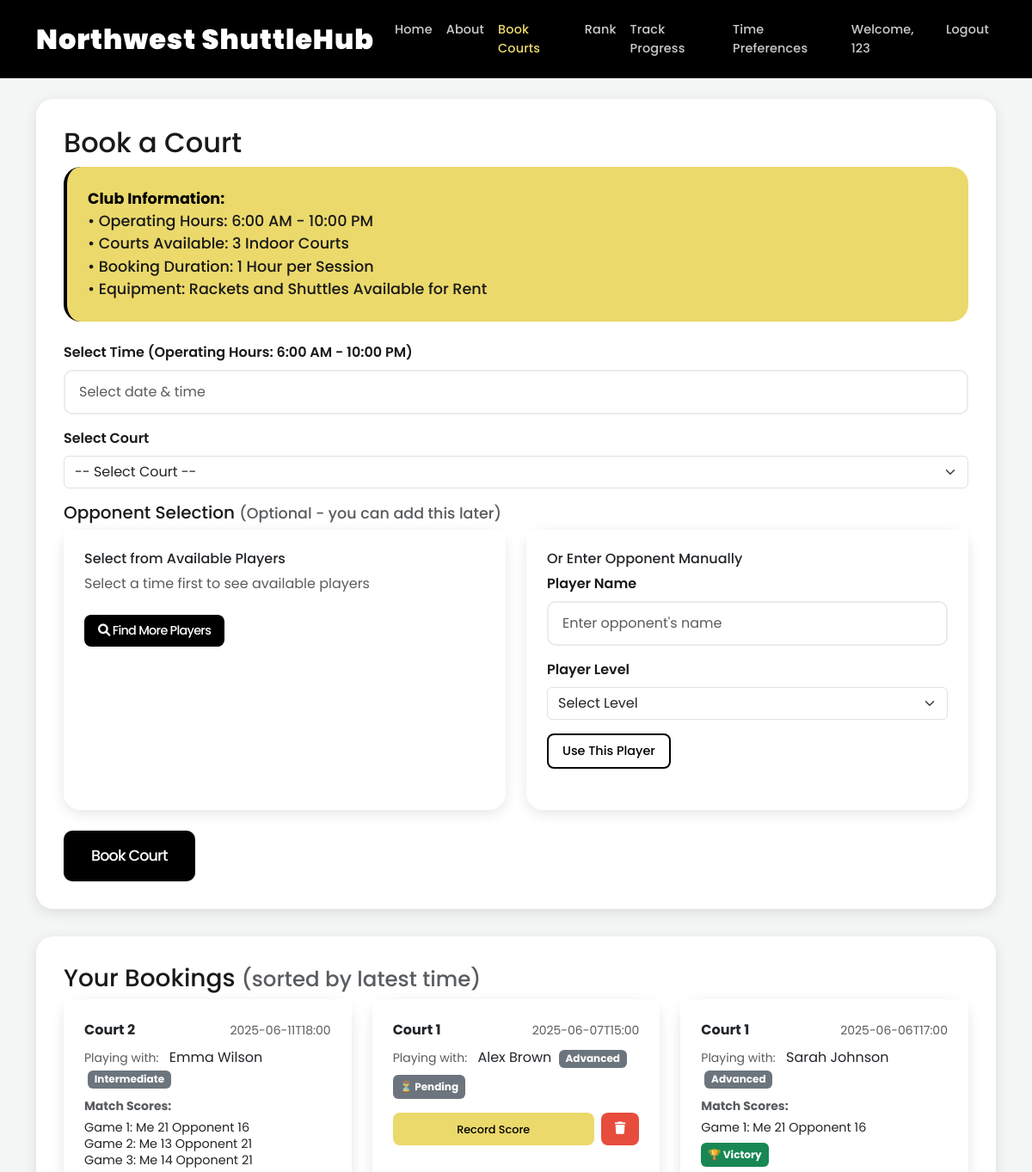
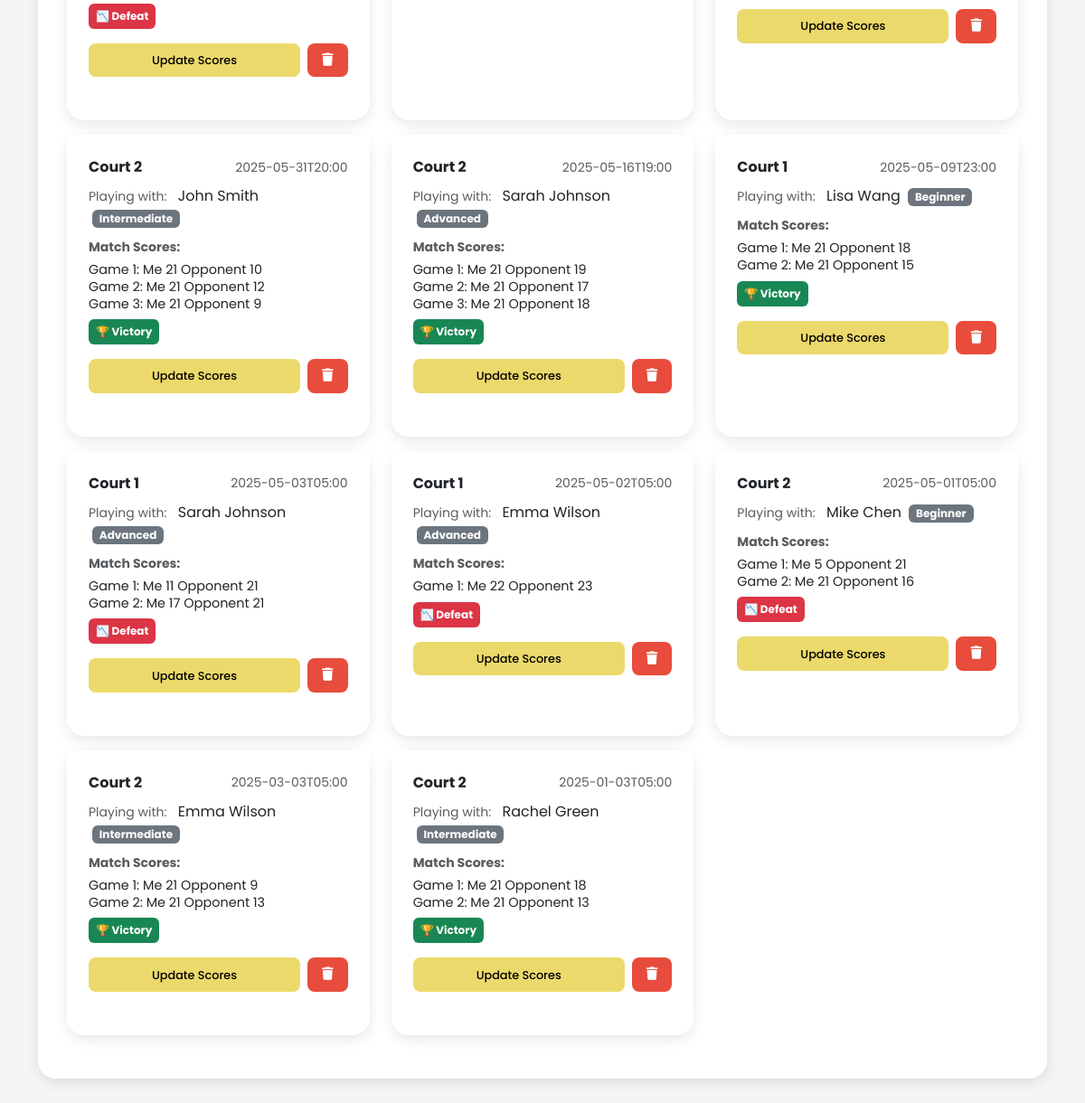
Screenshot of /book-courts (signed in) with the database file from the repository (2 pictures, top to bottom).
### tables this page shows
CREATE TABLE users (
                id INTEGER PRIMARY KEY AUTOINCREMENT,
                username TEXT UNIQUE NOT NULL,
                email TEXT UNIQUE NOT NULL,
                password_hash TEXT NOT NULL,
                level TEXT NOT NULL,
                created_at TIMESTAMP DEFAULT CURRENT_TIMESTAMP
            );

CREATE TABLE bookings (
                id INTEGER PRIMARY KEY AUTOINCREMENT,
                court TEXT NOT NULL,
                time TEXT NOT NULL,
                result TEXT DEFAULT ''
            , matched_player TEXT, matched_player_level TEXT, user_id INTEGER REFERENCES users(id), scores TEXT);

### app.py (the view, shortened to what this page needs)
@app.route('/book-courts', methods=['GET', 'POST'])
def book_courts():
    db = get_db()
    now = datetime.now().strftime("%Y-%m-%dT%H:%M")
    bookings = db.execute('SELECT * FROM bookings ORDER BY datetime(time) DESC').fetchall()
    return render_template('book_courts.html', bookings=bookings, now=now)

### app.py (called while the page is built)
def get_db():
    db = getattr(g, '_database', None)
    if db is None:
        db = g._database = sqlite3.connect(DATABASE)
        db.row_factory = sqlite3.Row  # 让结果支持 dict-like 访问
    return db

@app.teardown_appcontext
def close_connection(exception):
    db = getattr(g, '_database', None)
    if db:
        db.close()

@app.before_request
def load_logged_in_user():
    user_id = session.get('user_id')
    if user_id is None:
        g.user = None
    else:
        g.user = get_db().execute(
            'SELECT * FROM users WHERE id = ?', (user_id,)
        ).fetchone()

### templates/book_courts.html (shortened to what this page needs)
<!DOCTYPE html>
<html lang="en">
<head>
    <link href="https://cdn.jsdelivr.net/npm/bootstrap@5.3.0/dist/css/bootstrap.min.css" rel="stylesheet">
    <link href="https://cdn.jsdelivr.net/npm/flatpickr/dist/flatpickr.min.css" rel="stylesheet"/>
    <link rel="stylesheet" href="https://cdnjs.cloudflare.com/ajax/libs/font-awesome/6.0.0/css/all.min.css">
</head>
<body>
    <nav class="navbar navbar-expand-lg navbar-dark">
        <div class="container">
            <a class="navbar-brand" href="{{ url_for('home') }}">Northwest ShuttleHub</a>
            <div class="collapse navbar-collapse" id="navbarNav">
                <ul class="navbar-nav me-auto">
                    <li class="nav-item">
                        <a class="nav-link" href="{{ url_for('home') }}">Home</a>
                    </li>
                    <li class="nav-item">
                        <a class="nav-link" href="{{ url_for('about') }}">About</a>
                    </li>
                    <li class="nav-item">
                        <a class="nav-link active" href="{{ url_for('book_courts') }}">Book Courts</a>
                    </li>
                    <li class="nav-item">
                        <a class="nav-link" href="{{ url_for('rank') }}">Rank</a>
                    </li>
                    <li class="nav-item">
                        <a class="nav-link" href="{{ url_for('track_progress') }}">Track Progress</a>
                    </li>
                    <li class="nav-item">
                        <a class="nav-link" href="{{ url_for('time_preferences') }}">Time Preferences</a>
                    </li>
                </ul>
                <ul class="navbar-nav">
                    {% if g.user %}
                    <li class="nav-item">
                        <span class="nav-link">Welcome, {{ g.user['username'] }}</span>
                    </li>
                    <li class="nav-item">
                        <a class="nav-link" href="{{ url_for('logout') }}">Logout</a>
                    </li>
                    {% endif %}
                </ul>
            </div>
        </div>
    </nav>
    <div class="container mt-4">
        <div class="row">
            <div class="col-lg-12">
                <div class="booking-container">
                    <h2>Book a Court</h2>
                    <div class="club-info">
                        <strong>Club Information:</strong><br>
                        • Operating Hours: 6:00 AM - 10:00 PM<br>
                        • Courts Available: 3 Indoor Courts<br>
                        • Booking Duration: 1 Hour per Session<br>
                        • Equipment: Rackets and Shuttles Available for Rent
                    </div>
                    <form method="POST">
                        <div class="mb-3">
                            <label for="time" class="form-label">Select Time (Operating Hours: 6:00 AM - 10:00 PM)</label>
                            <input type="text" id="timePicker" class="form-control" placeholder="Select date & time" required>
                        </div>
                        <div class="mb-3">
                            <label for="court" class="form-label">Select Court</label>
                            <select id="court" name="court" class="form-select" required>
                                <option value="">-- Select Court --</option>
                            </select>
                        </div>
                        <div class="mb-4" id="playerSelectionSection">
                            <h5>Opponent Selection <small class="text-muted">(Optional - you can add this later)</small></h5>
                            <div class="row">
                                <div class="col-md-6">
                                    <div class="card h-100">
                                        <div class="card-body">
                                            <h6 class="card-title">Select from Available Players</h6>
                                            <div id="availablePlayersContainer">
                                                <p class="text-muted">Select a time first to see available players</p>
                                            </div>
                                            <button type="button" class="btn btn-primary btn-sm mt-2" onclick="openPlayerFinderModal()">
                                                <i class="fas fa-search"></i> Find More Players
                                            </button>
                                        </div>
                                    </div>
                                </div>
                                <div class="col-md-6">
                                    <div class="card h-100">
                                        <div class="card-body">
                                            <h6 class="card-title">Or Enter Opponent Manually</h6>
                                            <div class="mb-3">
                                                <label for="manualPlayerName" class="form-label">Player Name</label>
                                                <input type="text" id="manualPlayerName" class="form-control" placeholder="Enter opponent's name">
                                            </div>
                                            <div class="mb-3">
                                                <label for="manualPlayerLevel" class="form-label">Player Level</label>
                                                <select id="manualPlayerLevel" class="form-select">
                                                    <option value="">Select Level</option>
                                                </select>
                                            </div>
                                            <button type="button" class="btn btn-outline-primary btn-sm" onclick="setManualPlayer()">
                                                Use This Player
                                            </button>
                                        </div>
                                    </div>
                                </div>
                            </div>
                        </div>
                        <button type="submit" class="btn btn-primary">Book Court</button>
                    </form>
                </div>
                <div class="booking-container">
                    <h3>Your Bookings <small class="text-muted">(sorted by latest time)</small></h3>
                    <div class="row">
                        {% for booking in bookings %}
                            <div class="col-md-6 col-lg-4 mb-3">
                                <div class="card h-100">
                                    <div class="card-body">
                                        <div class="d-flex justify-content-between align-items-center mb-2">
                                            <strong>{{ booking.court }}</strong>
                                            <span class="text-muted small">{{ booking.time }}</span>
                                        </div>
                                        {% if booking.matched_player %}
                                        <div class="matched-player-info mb-2">
                                            <small class="text-muted">Playing with:</small>
                                            <span class="ms-2">{{ booking.matched_player }}</span>
                                            {% if booking.matched_player_level %}
                                                <span class="badge bg-secondary ms-1">{{ booking.matched_player_level }}</span>
                                            {% endif %}
                                        </div>
                                        {% else %}
                                        <div class="mb-2">
                                            <small class="text-muted">
                                                <i class="fas fa-user-plus"></i> No opponent selected yet
                                            </small>
                                        </div>
                                        {% endif %}
                                        {% if booking.scores %}
                                        <div class="mb-2">
                                            <small class="text-muted"><strong>Match Scores:</strong></small>
                                            <div class="scores-display mt-1" style="font-size: 0.9rem; line-height: 1.3;">
                                                {{ booking.scores | safe }}
                                            </div>
                                        </div>
                                        {% endif %}
                                        <div class="d-flex justify-content-between align-items-center mb-3">
                                            <span class="badge {% if booking.result == 'win' %}bg-success{% elif booking.result == 'loss' %}bg-danger{% else %}bg-secondary{% endif %} p-2">
                                                {% if booking.result == 'win' %}
                                                    🏆 Victory
                                                {% elif booking.result == 'loss' %}
                                                    📉 Defeat
                                                {% else %}
                                                    ⏳ Pending
                                                {% endif %}
                                            </span>
                                        </div>
                                        <div class="d-flex justify-content-between gap-2">
                                            <button class="btn btn-info btn-sm btn-score flex-fill" onclick="openScoreModal('{{ booking.id }}')">
                                                {% if booking.scores %}Update Scores{% else %}Record Score{% endif %}
                                            </button>
                                            <button class="btn btn-danger btn-sm" onclick="confirmDelete('{{ booking.id }}', '{{ booking.court }}', '{{ booking.time }}')" title="Delete Booking">
                                                <i class="fas fa-trash"></i>
                                            </button>
                                        </div>
                                    </div>
                                </div>
                            </div>
                        {% else %}
                            <div class="col-12">
                                <p class="text-muted">No bookings yet.</p>
                            </div>
                        {% endfor %}
                    </div>
                </div>
            </div>
        </div>
    </div>
</body>
</html>

### templates/book_courts.html (style rules this page uses)
:root { --primary-color: #EBD96B; --secondary-color: #000000; --light-bg: #FFFFFF; --dark-text: #191919; --gray-text: #7F7F7F; --light-gray: #F4F6F5; }
body { font-family: 'Poppins', sans-serif; background-color: var(--light-gray); color: var(--dark-text); }
.navbar { background-color: var(--secondary-color); padding: 1rem 0; }
.navbar-brand { color: var(--light-bg) !important; font-size: 2rem; font-weight: 900; letter-spacing: 0.03em; }
.nav-link { color: rgba(255, 255, 255, 0.8) !important; transition: color 0.3s ease; font-weight: 500; font-size: 0.9rem; letter-spacing: 0.01em; }
.nav-link.active { color: var(--primary-color) !important; }
.booking-container { background: var(--light-bg); padding: 2rem; border-radius: 20px; box-shadow: 0 4px 15px rgba(0,0,0,0.1); margin-bottom: 2rem; }
.btn-primary { background-color: var(--secondary-color); border: none; padding: 1rem 2rem; border-radius: 10px; font-weight: 500; font-size: 1.1rem; letter-spacing: -0.05em; color: var(--light-bg); }
.btn-danger { background-color: #e74c3c; border: none; padding: 0.75rem 1.25rem; border-radius: 10px; font-weight: 500; font-size: 0.95rem; color: var(--light-bg); }
.btn-info { background-color: var(--primary-color); border: none; padding: 0.75rem 1.25rem; border-radius: 10px; font-weight: 500; font-size: 0.95rem; color: var(--secondary-color); }
.btn-outline-primary { color: var(--secondary-color); border-color: var(--secondary-color); border-width: 2px; padding: 0.75rem 1.25rem; border-radius: 10px; font-weight: 500; font-size: 0.95rem; }
.btn-sm { padding: 0.5rem 1rem; font-size: 0.9rem; border-radius: 8px; }
.btn-score { font-size: 0.8rem; }
.club-info { font-family: 'Poppins', sans-serif; font-size: 1.1rem; font-weight: 500; color: var(--dark-text); margin-bottom: 1.5rem; padding: 1.5rem; background-color: var(--primary-color); border-radius: 20px; border-left: 4px solid var(--secondary-color); }
.club-info strong { font-weight: 700; color: var(--secondary-color); }
.form-control { border-radius: 10px; border: 2px solid #e9ecef; font-family: 'Poppins', sans-serif; font-weight: 400; font-size: 1rem; padding: 0.75rem 1rem; }
.form-label { font-weight: 600; color: var(--dark-text); margin-bottom: 0.5rem; }
.card { border: none; border-radius: 20px; box-shadow: 0 4px 15px rgba(0,0,0,0.1); margin-bottom: 1.5rem; }
.card-body { padding: 1.5rem; background-color: var(--light-bg); border-radius: 0 0 20px 20px; }

### rows the page displays
users: user.username "123"
bookings: court "Court 2", time "2025-06-11T18:00", matched_player "Emma Wilson", matched_player_level "Intermediate", scores "Game 1: Me 21 Opponent 16 Game 2: Me 13 Opponent 21 Game 3: Me 14 Opponent 21", result "📉 Defeat", shows "Update Scores"
bookings: court "Court 1", time "2025-06-07T15:00", matched_player "Alex Brown", matched_player_level "Advanced", result "⏳ Pending", scores "Record Score"
bookings: court "Court 1", time "2025-06-06T17:00", matched_player "Sarah Johnson", matched_player_level "Advanced", scores "Game 1: Me 21 Opponent 16", result "🏆 Victory", shows "Update Scores"
bookings: court "Court 2", time "2025-05-31T20:00", matched_player "John Smith", matched_player_level "Intermediate", scores "Game 1: Me 21 Opponent 10 Game 2: Me 21 Opponent 12 Game 3: Me 21 Opponent 9", result "🏆 Victory", shows "Update Scores"
bookings: court "Court 2", time "2025-05-16T19:00", matched_player "Sarah Johnson", matched_player_level "Advanced", scores "Game 1: Me 21 Opponent 19 Game 2: Me 21 Opponent 17 Game 3: Me 21 Opponent 18", result "🏆 Victory", shows "Update Scores"
bookings: court "Court 1", time "2025-05-09T23:00", matched_player "Lisa Wang", matched_player_level "Beginner", scores "Game 1: Me 21 Opponent 18 Game 2: Me 21 Opponent 15", result "🏆 Victory", shows "Update Scores"
bookings: court "Court 1", time "2025-05-03T05:00", matched_player "Sarah Johnson", matched_player_level "Advanced", scores "Game 1: Me 11 Opponent 21 Game 2: Me 17 Opponent 21", result "📉 Defeat", shows "Update Scores"
bookings: court "Court 1", time "2025-05-02T05:00", matched_player "Emma Wilson", matched_player_level "Advanced", scores "Game 1: Me 22 Opponent 23", result "📉 Defeat", shows "Update Scores"
bookings: court "Court 2", time "2025-05-01T05:00", matched_player "Mike Chen", matched_player_level "Beginner", scores "Game 1: Me 5 Opponent 21 Game 2: Me 21 Opponent 16", result "📉 Defeat", shows "Update Scores"
bookings: court "Court 2", time "2025-03-03T05:00", matched_player "Emma Wilson", matched_player_level "Intermediate", scores "Game 1: Me 21 Opponent 9 Game 2: Me 21 Opponent 13", result "🏆 Victory", shows "Update Scores"
bookings: court "Court 2", time "2025-01-03T05:00", matched_player "Rachel Green", matched_player_level "Intermediate", scores "Game 1: Me 21 Opponent 18 Game 2: Me 21 Opponent 13", result "🏆 Victory", shows "Update Scores"
